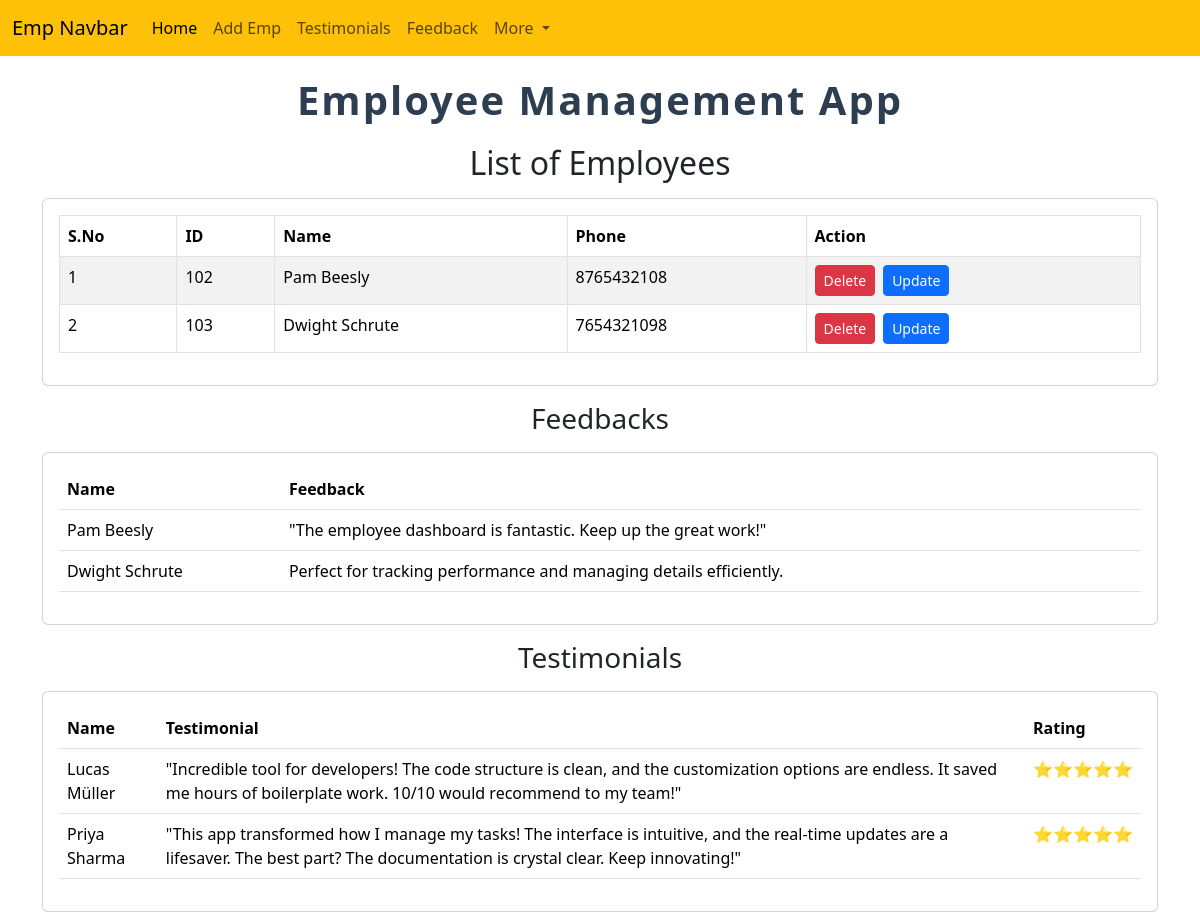
The page /emp/home/ on the database its author committed.
### emp/models.py (models this page shows)
class Emp(models.Model):
    id = models.AutoField(primary_key=True)
    name=models.CharField(max_length=200)
    phone=models.CharField(max_length=10)
    working=models.BooleanField(default=True)

class Feedback(models.Model):
    name = models.CharField(max_length=100)
    message = models.CharField(max_length=200)

class Testimonial(models.Model):
    name=models.CharField(max_length=200)
    testimonial=models.TextField()
    rating=models.CharField(max_length=10)

### emp/views.py (the view)
# urls.py: path('home/',empfunc),
def empfunc(request):
    emps=Emp.objects.all()
    feedbacks = Feedback.objects.all()
    testimonials = Testimonial.objects.all()
    return render(request, "emp/home.html",{'emps' : emps, 'feedbacks': feedbacks,'testimonials' : testimonials})

### templates/emp/home.html (shortened to what this page needs)
<!doctype html>
<html lang="en">
<head>
  <link href="https://cdn.jsdelivr.net/npm/bootstrap@5.3.3/dist/css/bootstrap.min.css" rel="stylesheet"
>
</head>
<body>
  {% include 'emp/navbar.html' %}
  <h1 class="heading-style">Employee Management App</h1>
  <h2 class="text-center my-3">List of Employees</h2>
  <div class="container">
    <div class="row">
      <div class="col-md-12">
        <div class="card">
          <div class="card-body">
            <div class="table-responsive">
              <table class="table table-striped table-bordered table-hover">
                <thead>
                  <tr>
                    <th>S.No</th>
                    <th>ID</th>
                    <th>Name</th>
                    <th>Phone</th>
                    <th>Action</th>
                  </tr>
                </thead>
                <tbody>
                  {% if emps %}
                    {% for e in emps %}
                    <tr>
                      <td>{{ forloop.counter }}</td>
                      <td>{{ e.id }}</td>
                      <td>{{ e.name }}</td>
                      <td>{{ e.phone }}</td>
                      <td>
                        <div class="d-flex flex-column flex-md-row gap-2">
                          <a href="/emp/delete-emp/{{ e.id }}" class="btn btn-danger btn-sm" onclick="return confirm('Are you sure you want to delete this employee?');">Delete</a>
                          <a href="/emp/update-emp/{{ e.id }}" class="btn btn-primary btn-sm">Update</a>
                        </div>
                      </td>
                    </tr>
                    {% endfor %}
                  {% else %}
                    <tr>
                      <td colspan="5" class="text-center">No employees found.</td>
                    </tr>
                  {% endif %}
                </tbody>
              </table>
            </div>
          </div>
        </div>
      </div>
    </div>
  </div>
            <h3 class="text-center my-3">Feedbacks</h3>
            <div class="container">
              <div class="row">
                <div class="col-md-12">
                  <div class="card">
                    <div class="card-body">
            <table class="table">
              <thead>
                <tr>
                  <th>Name</th>
                  <th>Feedback</th>
                </tr>
              </thead>
              <tbody>
                {% for fe in feedbacks %}
                <tr>
                  <td>{{ fe.name }}</td>
                  <td>{{ fe.message }}</td>
                </tr>
                {% endfor %}
              </tbody>
            </table>
          </div>
        </div>
      </div>
    </div>
  </div>
        <h3 class ="text-center my-3">Testimonials</h3>
          <div class="container">
            <div class="row">
              <div class="col-md-12">
                <div class="card">
                  <div class="card-body">
                    <table class="table">
                      <thead>
                        <tr>
                          <th>Name</th>
                          <th>Testimonial</th>
                          <th>Rating</th>
                        </tr>
                      </thead>
                      <tbody>
                        {% for test in testimonials %}
                        <tr>
                          <td>{{ test.name }}</td>
                          <td>{{ test.testimonial }}</td>
                          <td>{{ test.rating}}</td>
                        </tr>
                        {% endfor %}
                      </tbody>
                    </table>
                  </div>
                </div>
              </div>
            </div>
          </div>
</body>
</html>

### templates/emp/navbar.html (shortened to what this page needs)
<nav class="navbar navbar-expand-lg bg-warning">
    <div class="container-fluid">
      <a class="navbar-brand" href="#">Emp Navbar</a>
      <div class="collapse navbar-collapse" id="navbarSupportedContent">
        <ul class="navbar-nav me-auto mb-2 mb-lg-0">
          <li class="nav-item">
            <a class="nav-link active" aria-current="page" href="/emp/home/">Home</a>
          </li>
          <li class="nav-item">
            <a class="nav-link" href="/emp/add-emp/">Add Emp</a>
          </li>
          <li class="nav-item">
            <a class="nav-link" href="/emp/testimonials/">Testimonials</a>
          </li>
          <li class="nav-item">
            <a class="nav-link" href="/emp/feedback/">Feedback</a>
          </li>
          <li class="nav-item dropdown">
            <a class="nav-link dropdown-toggle" href="#" role="button" data-bs-toggle="dropdown" aria-expanded="false">
              More
            </a>
          </li>
        </ul>
      </div>
    </div>
  </nav>

### rows shown on the page
Emp: id "102", name "Pam Beesly", phone "8765432108"
Emp: id "103", name "Dwight Schrute", phone "7654321098"
Feedback: name "Pam Beesly", message "\"The employee dashboard is fantastic. Keep up the great work!\""
Feedback: name "Dwight Schrute", message "Perfect for tracking performance and managing details efficiently."
Testimonial: name "Lucas Müller", testimonial "\"Incredible tool for developers! The code structure is clean, and the customization options are endless. It saved me hours of boilerplate work. 10/10 would recommend to my team!\"", rating "⭐⭐⭐⭐⭐"
Testimonial: name "Priya Sharma", testimonial "\"This app transformed how I manage my tasks! The interface is intuitive, and the real-time updates are a lifesaver. The best part? The documentation is crystal clear. Keep innovating!\"", rating "⭐⭐⭐⭐⭐"
